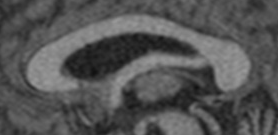
#> input picture Segmentação/atividades_2/Caso_1_o.png, 278 x 135 px, found by its file name
$ python 2.py
#> lines starting #> are read from the running program, lines starting #| are printed output that depends on the picture; after the words box and inside, x2 and y2 are one past the last pixel; in counts of white or black regions, pixels touching at a corner belong together
import cv2
import numpy as np
from sklearn.cluster import KMeans
import matplotlib.pyplot as plt

image = cv2.imread('Segmentação/atividades_2/Caso_1_o.png', 0)
#> image is the input picture: shape (135, 278); min 16, max 154, mean 84.1

#array de uma dimansão
data = image.reshape((-1, 1))

#número de clusters (K) para o K-means
K = 2
# K-means
kmeans = KMeans(n_clusters=K)
kmeans.fit(data)
labels = kmeans.labels_
centers = kmeans.cluster_centers_

segmented_image = centers[labels].reshape(image.shape)


image2 = cv2.imread('Segmentação/atividades_2/Caso_1.png', 1)
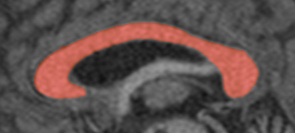
#> input picture Segmentação/atividades_2/Caso_1.png, 295 x 133 px, found by its file name
#> image2 is the input picture: shape (133, 295, 3); mean B, G, R 76.9, 79.1, 93.6


lower_red = np.array([0, 0, 100])
upper_red = np.array([100, 100, 255])

mask = cv2.inRange(image2, lower_red, upper_red)
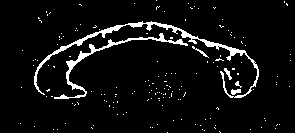
#> mask: shape (133, 295); 5.6% white; 163 white regions (157 under 20 px), largest, box (x1, y1, x2, y2) and area: (34, 21, 259, 98) 1153, (54, 33, 188, 99) 649, (231, 89, 241, 95) 43, (192, 46, 209, 58) 39, (224, 68, 232, 80) 39, (235, 81, 242, 88) 20

image2[mask == 255] = [0, 0, 0]
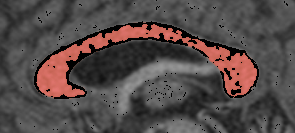
#> image2: shape (133, 295, 3); 5.62% of pixels changed, all inside (x1, y1, x2, y2) = (20, 0, 291, 133)

image2 = cv2.cvtColor(image2, cv2.COLOR_BGR2GRAY)
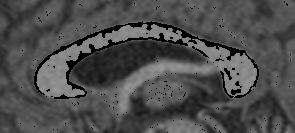
#> image2: shape (133, 295); min 0, max 153, mean 76.8


plt.figure(figsize=(18, 5))

plt.subplot(1, 3, 1)
plt.imshow(image, cmap='gray')
plt.title('Original')
plt.axis('off')

plt.subplot(1, 3, 2)
plt.imshow(image2, cmap='gray')
plt.title(' Binarizada')
plt.axis('off')

plt.subplot(1, 3, 3)
plt.imshow(segmented_image, cmap='gray')
plt.title('Segmentada')
plt.axis('off')

plt.show()
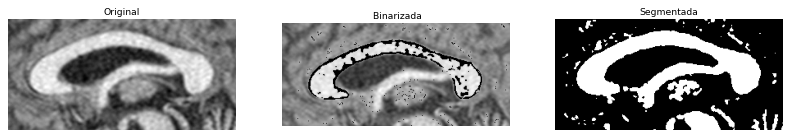
#> figure drawn by matplotlib, 3 panels
